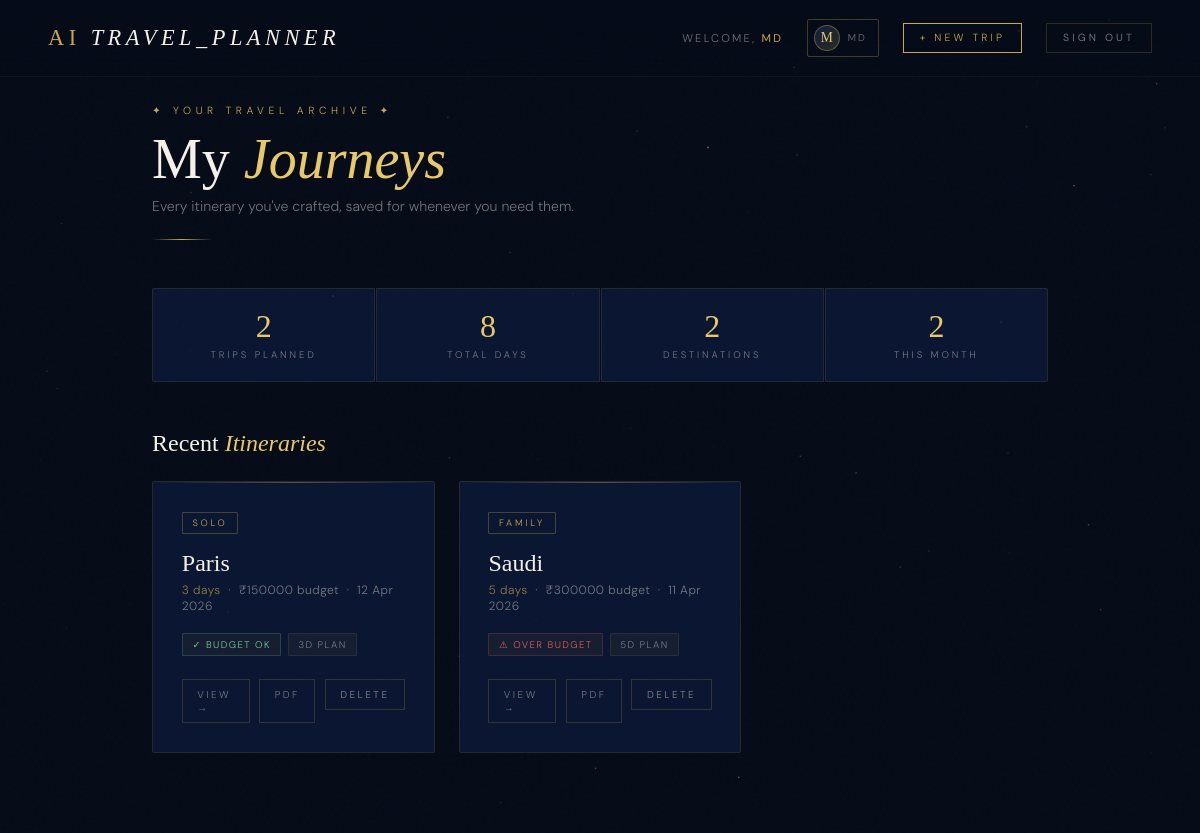
The page /dashboard/ (signed in) on the database its author committed.
### base/models.py (models this page shows, shortened)
class TripItinerary(models.Model):
    user                 = models.ForeignKey(User, on_delete=models.CASCADE, related_name='trips')
    destination          = models.CharField(max_length=200)
    origin               = models.CharField(max_length=200, blank=True, default='')  # NEW: departing from
    days                 = models.PositiveIntegerField()
    budget               = models.FloatField()
    travel_type          = models.CharField(max_length=50)
    members              = models.PositiveIntegerField(default=1)
    result_text          = models.TextField()
    is_budget_sufficient = models.BooleanField(default=True)
    created_at           = models.DateTimeField(auto_now_add=True)
    class Meta:
        ordering = ['-created_at']

### base/views.py (the view)
# urls.py: path('dashboard/',                    views.dashboard_view,        name='dashboard'),
@login_required(login_url='/login/')
def dashboard_view(request):
    trips = TripItinerary.objects.filter(user=request.user).order_by('-created_at')
    total_days = sum(t.days for t in trips)
    unique_destinations = trips.values('destination').distinct().count()
    from django.utils import timezone
    now = timezone.now()
    this_month = trips.filter(created_at__year=now.year, created_at__month=now.month).count()
    return render(request, "dashboard.html", {
        "trips": trips,
        "total_days": total_days,
        "unique_destinations": unique_destinations,
        "this_month": this_month,
    })

### base/templates/dashboard.html (shortened to what this page needs)
<!DOCTYPE html>
<html lang="en">
<head>
</head>
<body>
  <canvas id="stars-canvas"></canvas>
  <nav>
    <a href="/" class="nav-logo">AI <span>Travel_Planner</span></a>
    <div class="nav-right">
      <div class="nav-user">Welcome, <strong>{{ user.first_name|default:user.username }}</strong></div>
      <a href="/profile/" class="profile-btn" title="My Profile">
        <span class="profile-initial">{{ user.first_name|first|upper|default:user.username|first|upper }}</span>
        <span class="profile-name">{{ user.first_name|default:user.username }}</span>
      </a>
      <a href="/" class="btn-nav primary">+ New Trip</a>
      <form method="POST" action="/logout/" style="display:inline;">
        <button type="submit" class="btn-nav btn-logout">Sign Out</button>
      </form>
    </div>
  </nav>
  <main>
    <div class="dash-header">
      <p class="dash-eyebrow">✦ Your Travel Archive ✦</p>
      <h1 class="dash-title">My <em>Journeys</em></h1>
      <p class="dash-sub">Every itinerary you've crafted, saved for whenever you need them.</p>
      <div class="gold-line"></div>
    </div>
    <div class="stats-row">
      <div class="stat-box">
        <div class="stat-num">{{ trips.count }}</div>
        <div class="stat-label">Trips Planned</div>
      </div>
      <div class="stat-box">
        <div class="stat-num">{{ total_days }}</div>
        <div class="stat-label">Total Days</div>
      </div>
      <div class="stat-box">
        <div class="stat-num">{{ unique_destinations }}</div>
        <div class="stat-label">Destinations</div>
      </div>
      <div class="stat-box">
        <div class="stat-num">{{ this_month }}</div>
        <div class="stat-label">This Month</div>
      </div>
    </div>
    <div class="trips-section">
      <div class="section-head">
        <h2 class="section-title">Recent <em>Itineraries</em></h2>
      </div>
      {% if trips %}
        <div class="trips-grid">
          {% for trip in trips %}
          <div class="trip-card">
            <div class="trip-badge">{{ trip.travel_type }}</div>
            <div class="trip-dest">{{ trip.destination }}</div>
            <div class="trip-meta">
              <span>{{ trip.days }} days</span> &nbsp;·&nbsp;
              ₹{{ trip.budget|floatformat:0 }} budget &nbsp;·&nbsp;
              {{ trip.created_at|date:"d M Y" }}
            </div>
            <div class="trip-tags">
              {% if trip.is_budget_sufficient %}
                <span class="trip-tag" style="color:#6fcf97; border-color: rgba(111,207,151,0.2);">✓ Budget OK</span>
              {% else %}
                <span class="trip-tag" style="color:#eb5757; border-color: rgba(235,87,87,0.2);">⚠ Over Budget</span>
              {% endif %}
              <span class="trip-tag">{{ trip.days }}D Plan</span>
            </div>
            <div class="trip-actions">
              <a href="/trip/{{ trip.id }}/" class="trip-btn">View →</a>
              <a href="/trip/{{ trip.id }}/download/" class="trip-btn">PDF</a>
              <form method="POST" action="/trip/{{ trip.id }}/delete/" style="display:inline;">
                <button type="submit" class="trip-btn danger" onclick="return confirm('Delete this trip?')">Delete</button>
              </form>
            </div>
          </div>
          {% endfor %}
        </div>
      {% endif %}
    </div>
  </main>
  <script>
    const canvas = document.getElementById('stars-canvas');
    const ctx = canvas.getContext('2d');
    let stars = [];
    function resize() { canvas.width = window.innerWidth; canvas.height = window.innerHeight; }
    function initStars() {
      stars = Array.from({ length: 130 }, () => ({
        x: Math.random() * canvas.width, y: Math.random() * canvas.height,
        r: Math.random() * 1.2, o: Math.random() * 0.7 + 0.1, twinkle: Math.random() * Math.PI * 2
      }));
    }
    function drawStars() {
      ctx.clearRect(0, 0, canvas.width, canvas.height);
      stars.forEach(s => {
        s.twinkle += 0.012;
        const opacity = s.o * (0.5 + 0.5 * Math.sin(s.twinkle));
        ctx.beginPath(); ctx.arc(s.x, s.y, s.r, 0, Math.PI * 2);
        ctx.fillStyle = `rgba(201,168,76,${opacity * 0.6})`; ctx.fill();
        if (s.r > 0.9) {
          ctx.beginPath(); ctx.arc(s.x, s.y, s.r * 0.4, 0, Math.PI * 2);
          ctx.fillStyle = `rgba(245,240,232,${opacity})`; ctx.fill();
        }
      });
      requestAnimationFrame(drawStars);
    }
    window.addEventListener('resize', () => { resize(); initStars(); });
    resize(); initStars(); drawStars();
  </script>
</body>
</html>

### rows shown on the page
TripItinerary: travel_type "SOLO", destination "Paris", days "3", budget "150000", created_at "12 Apr 2026", is_budget_sufficient "✓ BUDGET OK"
TripItinerary: travel_type "FAMILY", destination "Saudi", days "5", budget "300000", created_at "11 Apr 2026", is_budget_sufficient "⚠ OVER BUDGET"

### other values the page prints
{{ user.first_name|default:user.username }} "MD"
{{ user.first_name|first|upper|default:user.username|first|upper }} "M"
{{ trips.count }} "2"
{{ total_days }} "8"
{{ unique_destinations }} "2"
{{ this_month }} "2"
